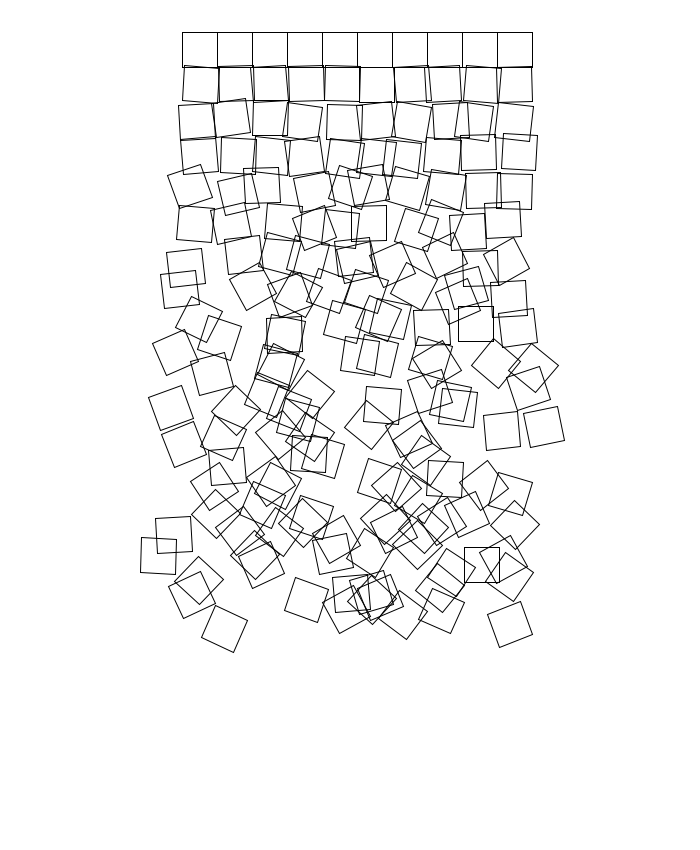
Frame 1 (no input)
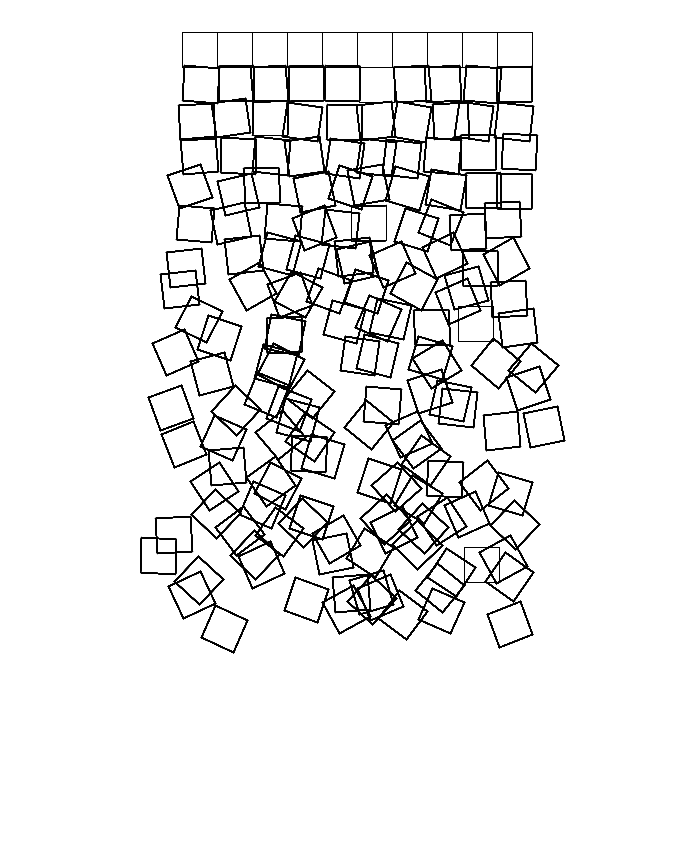
Frame 60 (the mouse pressed at the canvas centre just before this capture)
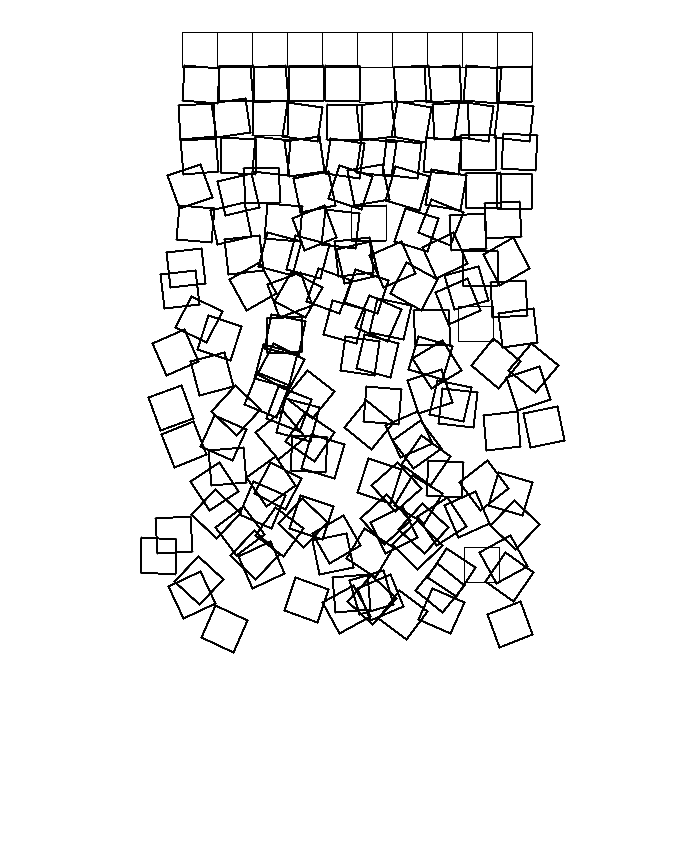
Frame 120 (the mouse held since frame 60 and released just before this capture)

The Processing sketch that drew these frames (run headless with seeded random() and noise(); from frame 60 on, the mouse is pressed at the canvas centre):

// Processing sketch: sketch_SchotterOnWeb004
// ── sketch_SchotterOnWeb004.pde
//https://www.openprocessing.org/sketch/900884
//fork of "Gravel" p5.js
//modified for Processing by frameRateZero but otherwise unchanged
//sketch constructs square objects rotated and offset via the setup loop
//then interates throught the array and draws the squares

Square square;
Square[] squaresArray = new Square[170]; 

int ii = 0;

void setup() {
  size(700, 850);
  background(255);
  rectMode(CENTER);
  //angleMode(DEGREES);
  
  for (int i = 0; i < 10; i++) {
    for (int j = 0; j < 17; j++) {
       square = new Square(200 + i * width / 20 + (random(-j * 3, j * 3)),
                                   50 + j * width / 20 + random(-j * 1.5, j * 1.5),
                                   random(-5 * j, 5 * j), 
                                   width/20);
      squaresArray[ii] = square;
      ii++;
    } 
  }
  
}



void draw() {
  
  for (int i = 0; i < squaresArray.length; i++) {
    squaresArray[i].display();
  }
}

class Square {
  float x; float y; float angle; float size;
  
  Square (float tx, float ty, float tangle, float tsize) {
    x = tx;
    y = ty;
    angle = tangle;
    size = tsize;
  }

 void display() {
    noFill();
    // fill(255);
    pushMatrix();
    translate(this.x, this.y);
    rotate(radians(this.angle));
    square(0, 0, this.size);
    popMatrix();
  }

}
